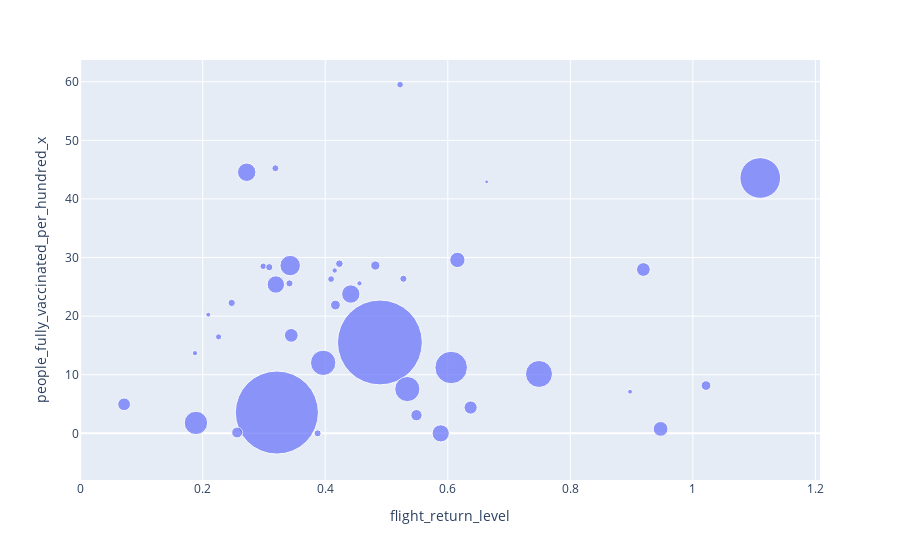

The notebook cell this image was saved under:
### Code cell
#scatterplot:
"""
0. Breakout months in data

1. Summarize data per month and country: Mean covid-vac%, sum of # of flights

2. ceate table copy, filtered for June 2021

3. left merge original table, map by country, and date - 2 years

4. Add new column with flight percentage


#check MELT



"""


june2021=flight_data_monthly[(flight_data_monthly['year']==2021) & (flight_data_monthly['month']==6)]
june2019=flight_data_monthly[(flight_data_monthly['year']==2019) & (flight_data_monthly['month']==6)]
june2019['map_year']=june2019['year'].map(lambda x: x+2)

june_merged=june2021.merge(june2019, on='iso_country', how='inner')

june_merged['flight_return_level']=june_merged['callsign_x']/june_merged['callsign_y']

june_merged_filtered=june_merged[(june_merged['callsign_x']>=400) & (june_merged['callsign_y']>=400)][june_merged['flight_return_level']<1.5]


import plotly
# connected=True means it will download the latest version of plotly javascript library.
plotly.offline.init_notebook_mode(connected = True)


import plotly.express as px
df = px.data.gapminder()

fig = px.scatter(june_merged_filtered, x="flight_return_level", y="people_fully_vaccinated_per_hundred_x",
                 size="population_x",
                 hover_name="iso_country", log_x=False, size_max=60)
fig.show()
#, color="continent"

### Figure 1 — Plotly figure (JSON) as saved in the notebook; plotly's stock layout.template omitted (floating-point values rounded to 4 significant figures)
{"data": [{"hovertemplate": "<b>%{hovertext}</b><br><br>flight_return_level=%{x}<br>people_fully_vaccinated_per_hundred_x=%{y}<br>population_x=%{marker.size}<extra></extra>", "hovertext": ["AE", "AT", "AU", "BE", "BR", "CA", "CH", "CN", "CZ", "DE", "DK", "ES", "FI", "FR", "GB", "GR", "HK", "HU", "IE", "IL", "IN", "IT", "JP", "KZ", "MX", "MY", "NL", "NO", "NZ", "PH", "PL", "PT", "QA", "RO", "RU", "SA", "SE", "TW", "UA", "US", "ZA"], "legendgroup": "", "marker": {"color": "#636efa", "size": [9890400, 9006400, 25499881, 11589616, 212559409, 37742157, 8654618, 1439323774, 10708982, 83783945, 5792203, 46754783, 5540718, 67564251, 67886004, 10423056, 7496988, 9660350, 4937796, 8655541, 1380004385, 60461828, 126476458, 18776707, 128932753, 32365998, 17134873, 5421242, 4822233, 109581085, 37846605, 10196707, 2881060, 19237682, 145934460, 34813867, 10099270, 23816775, 43733759, 331002647, 59308690], "sizemode": "area", "sizeref": 399800.0, "symbol": "circle"}, "mode": "markers", "name": "", "orientation": "v", "showlegend": false, "type": "scatter", "x": [0.3875, 0.4095, 0.5489, 0.4231, 0.6056, 0.3446, 0.2988, 0.4892, 0.2473, 0.3428, 0.4154, 0.6157, 0.1874, 0.4417, 0.2718, 0.3086, 0.2259, 0.3186, 0.2091, 0.5222, 0.3211, 0.3194, 0.534, 1.022, 0.3966, 0.07172, 0.4818, 0.4559, 0.8975, 0.1889, 0.9193, 0.5276, 0.6634, 0.4166, 0.7488, 0.6373, 0.3416, 0.2562, 0.9474, 1.11, 0.5885], "xaxis": "x", "y": [0, 26.32, 3.095, 28.95, 11.24, 16.72, 28.5, 15.51, 22.26, 28.63, 27.79, 29.6, 13.69, 23.77, 44.55, 28.36, 16.46, 45.24, 20.25, 59.5, 3.548, 25.4, 7.555, 8.15, 12.03, 4.959, 28.63, 25.59, 7.101, 1.777, 27.96, 26.38, 42.92, 21.89, 10.13, 4.404, 25.59, 0.1443, 0.7595, 43.57, 0], "yaxis": "y"}], "layout": {"legend": {"itemsizing": "constant", "tracegroupgap": 0}, "margin": {"t": 60}, "xaxis": {"anchor": "y", "domain": [0, 1], "title": {"text": "flight_return_level"}}, "yaxis": {"anchor": "x", "domain": [0, 1], "title": {"text": "people_fully_vaccinated_per_hundred_x"}}}}
